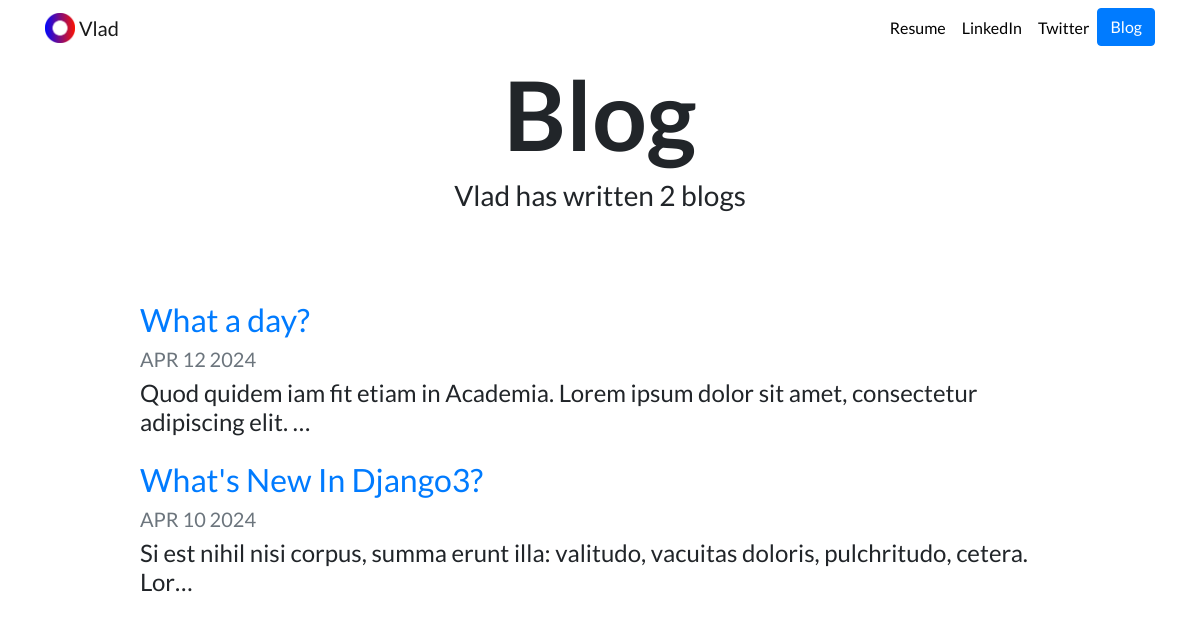
Screenshot of /blog/ with the database file from the repository.
### blog/models.py (models this page shows, shortened)
class Blog(models.Model):
    title = models.CharField(max_length=200)
    description = models.TextField()
    date = models.DateField()

### blog/views.py (the view)
# urls.py: path('', views.all_blogs, name='all_blogs'),
def all_blogs(request):
    blogs = Blog.objects.order_by('-date')#[:5]
    return render(request, 'blog/all_blogs.html', {"blogs":blogs})

### blog/templates/blog/all_blogs.html
{% extends "portfolio/base.html" %}
{% load static %}
{% block content %}
<h1 id="blogtitle" class="font-weight-bold text-center">Blog</h1>
<h3 class="text-center mb-5">Vlad has written {{ blogs.count }} blog{{ blogs.count|pluralize }}</h3><br>
{% for blog in blogs %}
<div class="row justify-content-center my-3">
  <div class="col-md-10">
    <a href="{% url 'blog:detail' blog.id %}">
      <h2>{{ blog.title }}</h2>
    </a>
    <h5 class="text-muted">{{ blog.date|date:'M d Y'|upper }}</h5>
    <h4>{{ blog.description|striptags|truncatechars:100 }}</h4>
  </div>
</div>
{% endfor %}
{% endblock %}

### portfolio/static/portfolio/custom.css (style rules this page uses)
body { font-family: 'Lato', sans-serif; }
#blogtitle { font-size: 6rem; }

### rows the page displays
Blog: title "What a day?", date "APR 12 2024", description "Quod quidem iam fit etiam in Academia. Lorem ipsum dolor sit amet, consectetur adipiscing elit. …"
Blog: title "What's New In Django3?", date "APR 10 2024", description "Si est nihil nisi corpus, summa erunt illa: valitudo, vacuitas doloris, pulchritudo, cetera. Lor…"

### other values shown
{{ blogs.count }} "2"
